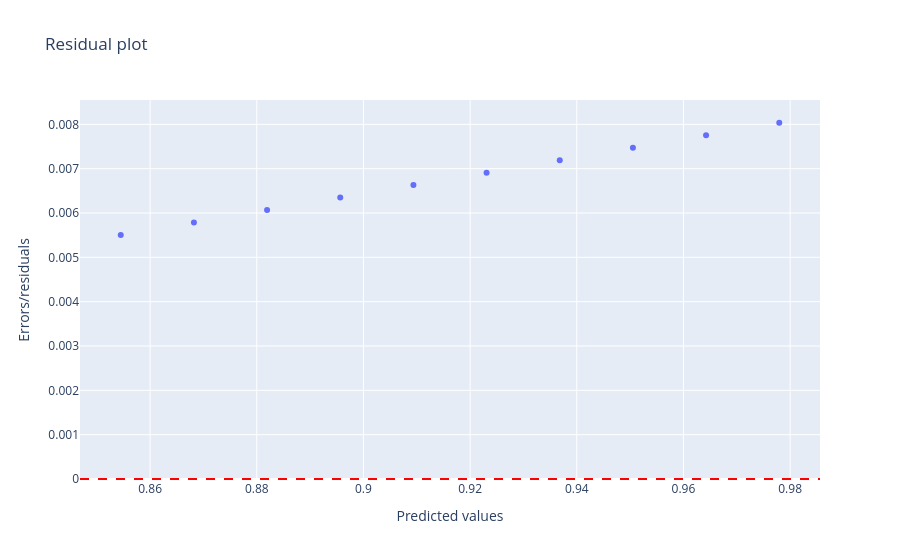

The cell this chart's notebook holds for it:
### Code cell
residuals_y_pred = y_test - y_preds

fig = px.scatter(x=y_preds, y=residuals_y_pred, 
                 labels={"x": "Predicted values", 
                         "y": "Errors/residuals"},
                         title="Residual plot")
fig.add_hline(y=0, line_dash="dash", line_color="red")
fig.show()

### Figure 1 — Plotly figure (JSON) as saved in the notebook; plotly's stock layout.template omitted (floating-point values rounded to 4 significant figures)
{"data": [{"hovertemplate": "Predicted values=%{x}<br>Errors/residuals=%{y}<extra></extra>", "legendgroup": "", "marker": {"color": "#636efa", "symbol": "circle"}, "mode": "markers", "name": "", "orientation": "v", "showlegend": false, "type": "scatter", "x": [0.8545, 0.8682, 0.8819, 0.8957, 0.9094, 0.9231, 0.9368, 0.9505, 0.9642, 0.978], "xaxis": "x", "y": [0.005504, 0.005785, 0.006066, 0.006348, 0.006629, 0.006911, 0.007192, 0.007473, 0.007755, 0.008036], "yaxis": "y"}], "layout": {"legend": {"tracegroupgap": 0}, "shapes": [{"line": {"color": "red", "dash": "dash"}, "type": "line", "x0": 0, "x1": 1, "xref": "x domain", "y0": 0, "y1": 0, "yref": "y"}], "title": {"text": "Residual plot"}, "xaxis": {"anchor": "y", "domain": [0, 1], "title": {"text": "Predicted values"}}, "yaxis": {"anchor": "x", "domain": [0, 1], "title": {"text": "Errors/residuals"}}}}
